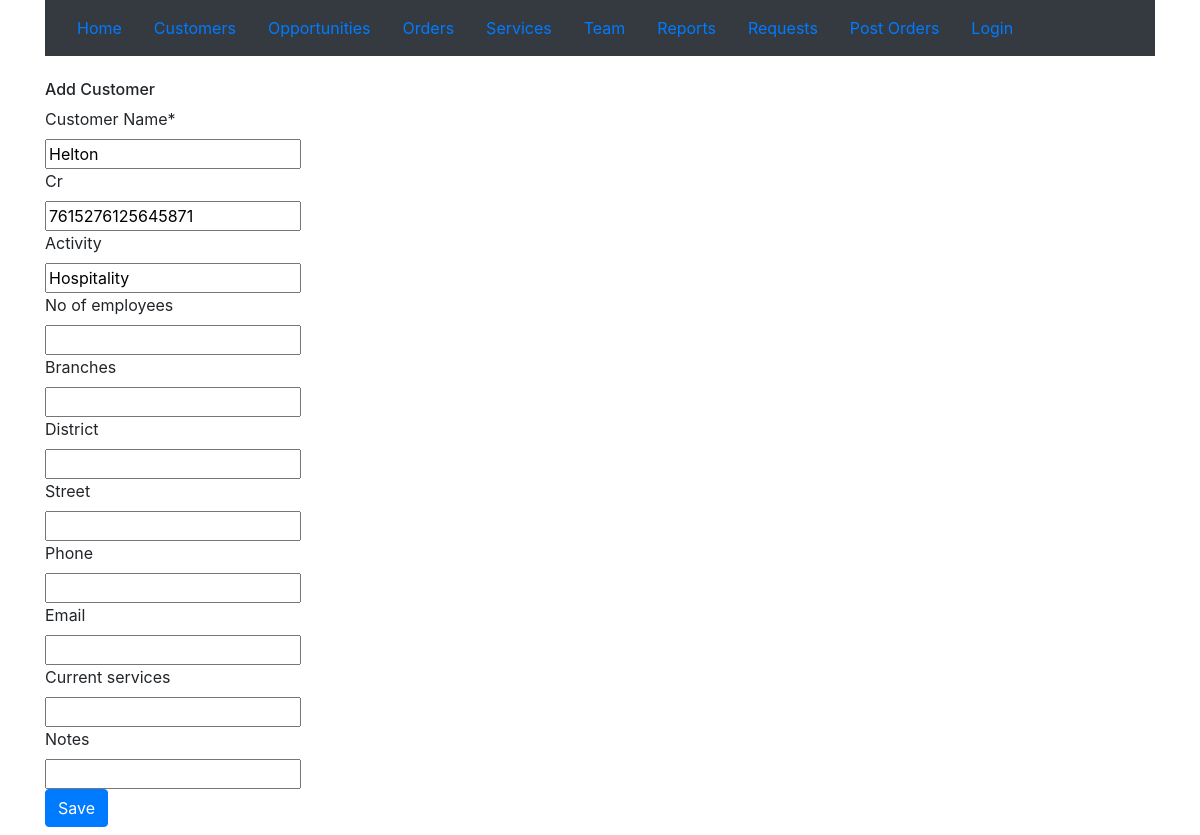
The page /crmapp/customer/update/7/ on the database its author committed.
### crmapp/models.py (models this page shows, shortened)
class customer(models.Model):
    creator = models.ForeignKey(User,blank=True,null=True,on_delete=models.CASCADE,related_name='user_customers',verbose_name ='Creator')
    customername = models.CharField("Customer Name",max_length=100,null=True)
    cr = models.IntegerField(null = True,blank = True, unique=True)
    activity  = models.CharField(max_length=100,blank=True)
    no_of_employees = models.IntegerField(null = True,blank = True)
    branches = models.IntegerField(null = True,blank = True)
    district  = models.CharField(max_length = 100,blank = True)
    street  = models.CharField(max_length=100,blank=True)
    phone = models.IntegerField(null = True,blank = True)
    email = models.EmailField(null = True,blank = True)
    current_services = models.CharField(max_length=1000,blank=True)
    notes = models.CharField(max_length=1000,blank=True)
    creationdate = models.DateTimeField("Creation Date",auto_now_add=True)
    updatedate = models.DateTimeField("Update Date",auto_now=True)

### crmapp/views.py (the view)
# urls.py: path('customer/update/<pk>/', views.customerUpdateView.as_view(), name='customerupdate'),
class customerUpdateView(UpdateView):
    redirect_field_name = 'repeatitapp/customer_detail.html'
    form_class = customerForm
    model = customer

### crmapp/forms.py
class customerForm(forms.ModelForm):
    class Meta:
        model = customer
        fields = ('customername','cr','activity','no_of_employees', 'branches','district','street','phone','email','current_services','notes',)
        widgets = {
            'title': forms.TextInput(attrs={'class': 'textinputclass'}),
            'text': forms.Textarea(attrs={'class': 'editable medium-editor-textarea postcontent'}),
        }

### crmapp/templates/crmapp/customer_form.html (shortened to what this page needs)
{% extends 'crmapp/base.html' %}
{% load crispy_forms_tags %}
{% block content %}
<div class="container">
  <br>
<h6>Add Customer</h6>
    <form method="POST" class="post-form">
    {{form|crispy}}
    <button type="submit" class="btn btn-primary mb-2">Save</button>
    </form>
</div>
{% endblock %}

### rows shown on the page
customer: customername "Helton", cr "7615276125645871", activity "Hospitality"
